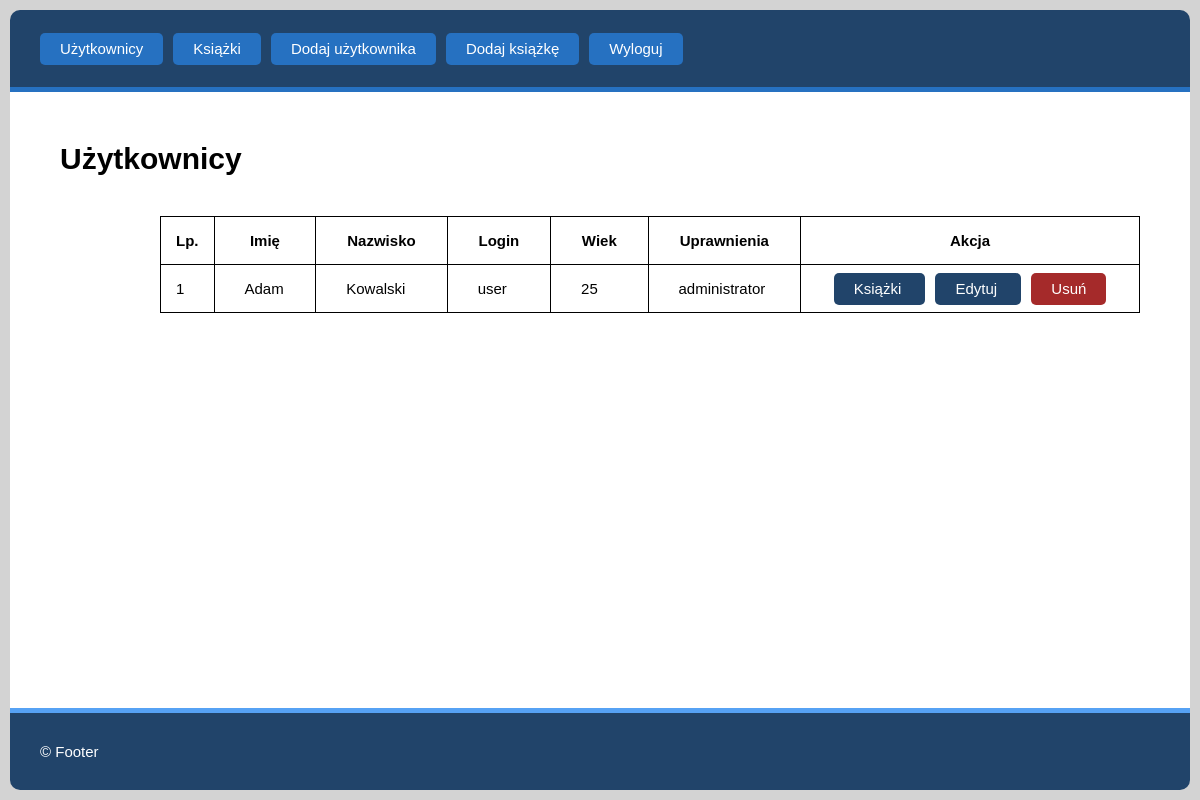
Before: /index.php?action=users/show (signed in) with the older database file.
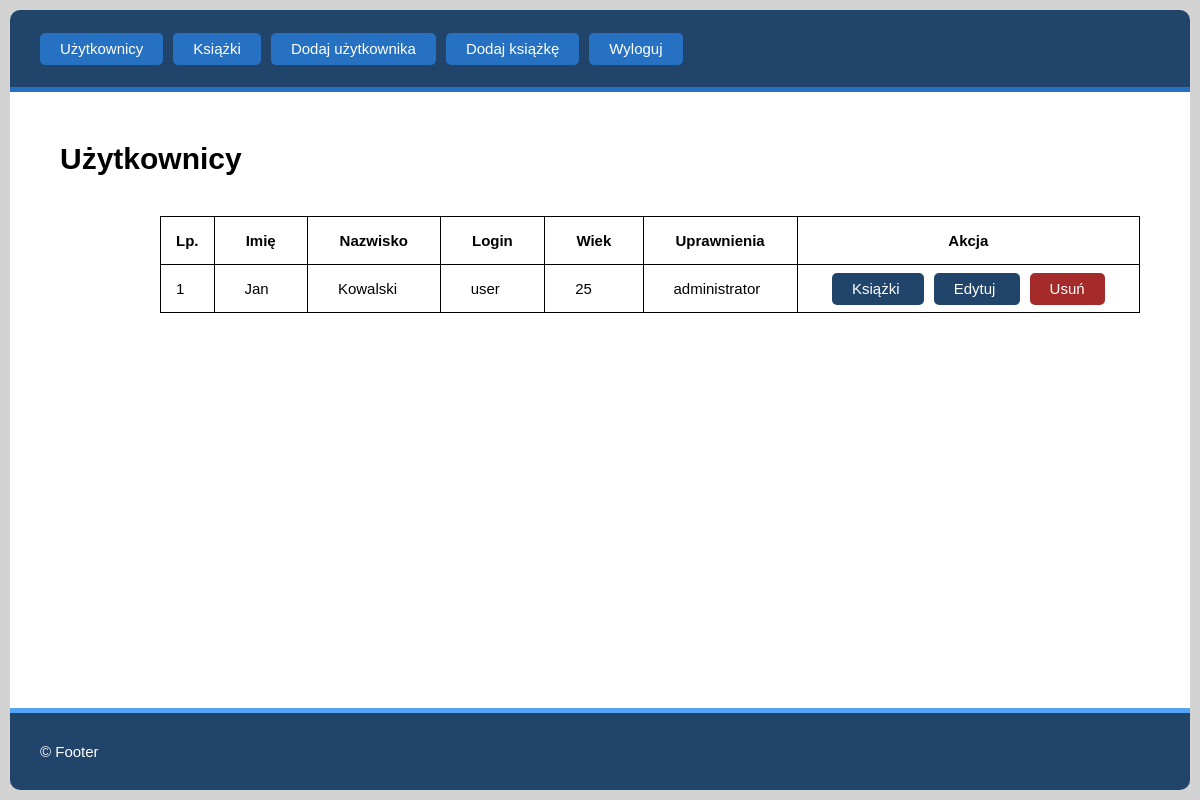
After: the same page with the newer database file.
### tables this page shows
CREATE TABLE `users` (
  `id` bigint(20) UNSIGNED NOT NULL,
  `first_name` varchar(30) NOT NULL,
  `last_name` varchar(30) NOT NULL,
  `login` varchar(20) NOT NULL,
  `password` char(40) NOT NULL,
  `age` int(10) UNSIGNED NOT NULL,
  `role_id` bigint(20) UNSIGNED DEFAULT NULL
);

CREATE TABLE `roles` (
  `id` bigint(20) UNSIGNED NOT NULL,
  `name` varchar(30) NOT NULL
);

### src/core/Renderer.php (called while the page is built, shortened)
<?php
class Renderer
{
    public function render($view, $data = array())
    {
        require_once Config::get('__MVC_VIEWS_DIR') . $view . '.php';
    }
}

### src/controllers/UsersController.php (called while the page is built, shortened)
<?php
class UsersController extends Controller
{
	public function show()
    {
        $result = $this->_pdo->get_data_from_db(self::GET_USERS_QUERY, UserModel::class);
        $this->renderer->render('show_users', array(
            'users_data' => $result,
        ));
	}
}

### src/core/MvcApplication.php (called while the page is built, shortened)
<?php
class MvcApplication
{
    private static $_instance;
    private $renderer_instance;
    private function __construct()
    {
        $this->renderer_instance = Renderer::get_instance();
        $this->render_mvc();
    }
    private function render_mvc()
    {
        try
        {
            $action_params = $this->parse_url();
            $this->controller_instance = new $controller_class_name;
            call_user_func([ $this->controller_instance, $action_params['method'] ]);
        }
        catch(LogicException $e)
        {
            $this->renderer_instance->render('_not-found');
            die;
        }
    }
    private function parse_url()
    {
        $action_type = Config::get('__MVC_DEF_METHOD');
        $separate_controller_and_method = explode('/', filter_var(rtrim($_GET['action']), FILTER_SANITIZE_URL));
        if (count($separate_controller_and_method) > 1)
        {
            $action_type = $separate_controller_and_method[1];
        }
        return array(
            'controller' => $this->parse_controller_name($separate_controller_and_method[0]),
            'method' =>     $action_type,
        );
    }
    private function parse_controller_name($controller_raw_name)
    {
        return ucfirst($controller_raw_name) . Config::get('__MVC_CONTROLLER_SUFFIX');
    }
    public static function run()
    {
        if (self::$_instance == null) self::$_instance = new MvcApplication();
    }
}

### index.php (called while the page is built, shortened)
<?php
require_once __DIR__ . __SEP__ . 'src' . __SEP__ . 'config.php';
MvcApplication::run();

### src/core/DbContext.php (called while the page is built, shortened)
<?php
class DbContext
{
    private $_db_handler;
    private function __construct()
    {
        try
        {
            $this->_db_handler = new PDO(Config::get('__DB_DSN'), Config::get('__DB_USERNAME'), Config::get('__DB_PASSWORD'),
            Config::get('__DB_INIT_COMMANDS'));
            $this->_db_handler->setAttribute(PDO::ATTR_ERRMODE, PDO::ERRMODE_EXCEPTION);
        }
        catch (PDOException $e)
        {
            echo 'Nie udało połączyć się z bazą danych.';
            die;
        }
    }
    public function get_data_from_db($sql_query, $model_clazz, $id = null)
    {
        $cursor = null;
        $data_array = array();
        if (isset($id))
        {
            $prep_statement = $this->_db_handler->prepare($sql_query);
            $prep_statement->execute(array('id_sant' => (int) $id));
            $cursor = $prep_statement;
        }
        else
        {
            $cursor = $this->_db_handler->query($sql_query);
        }
        while ($mapped_objects = $cursor->fetchObject($model_clazz))
        {
            array_push($data_array, $mapped_objects);
        }
        return $data_array;
    }
}

### src/core/Config.php (called while the page is built, shortened)
<?php
class Config
{
    private static $_values = array();
    public static function set($key, $value)
    {
        self::$_values[$key] = $value;
    }
    public static function get($key)
    {
        return self::$_values[$key];
    }
}

### src/models/UserModel.php (called while the page is built, shortened)
<?php
class UserModel
{
    protected $id;
    protected $first_name;
    protected $last_name;
    protected $login;
    protected $age;
    protected $role_name;
    public function get_id()
    {
        return $this->id;
    }
    public function get_first_name()
    {
        return $this->first_name;
    }
    public function get_last_name()
    {
        return $this->last_name;
    }
    public function get_login()
    {
        return $this->login;
    }
    public function get_age()
    {
        return $this->age;
    }
    public function get_role_name()
    {
        return $this->role_name;
    }
}

### src/views/show_users.php (the view, shortened to what the changed rows need)
<!DOCTYPE html>
<html lang="pl">
<head>
    <link rel="stylesheet" href="static/styles.css">
</head>
<body>
    <main class="app__content">
        <h1>Użytkownicy</h1>
        <div class="table-with-banner__container">
            <?php if ($data['users_data']) { ?>
                <table class="app__table">
                    <tr>
                        <th class="cell--lp">Lp.</th>
                        <th>Imię</th>
                        <th>Nazwisko</th>
                        <th>Login</th>
                        <th>Wiek</th>
                        <th>Uprawnienia</th>
                        <th>Akcja</th>
                    </tr>
                    <?php for ($i = 0; $i < count($data['users_data']); $i++) { ?>
                        <tr>
                            <td class="cell--lp"><?= $i + 1 ?></td>
                            <td><?= $data['users_data'][$i]->get_first_name() ?></td>
                            <td><?= $data['users_data'][$i]->get_last_name() ?></td>
                            <td><?= $data['users_data'][$i]->get_login() ?></td>
                            <td><?= $data['users_data'][$i]->get_age() ?></td>
                            <td><?= $data['users_data'][$i]->get_role_name() ?></td>
                            <td class="cell--center">
                                <a class="button--default button__variant--normal"
                                    href="index.php?action=books/rents&_userid=<?= $data['users_data'][$i]->get_id() ?>">
                                    Książki
                                </a>
                                <a class="button--default button__variant--normal button__variant--table"
                                    href="index.php?action=users/edit&_userid=<?= $data['users_data'][$i]->get_id() ?>">
                                    Edytuj
                                </a>
                                <a class="button--default button__variant--error"
                                    href="index.php?action=users/remove&_userid=<?= $data['users_data'][$i]->get_id() ?>">
                                    Usuń
                                </a>
                            </td>
                        </tr>
                    <?php } ?>
                </table>
            <?php } ?>
        </div>
    </main>
</body>
</html>

Changed rows visible on the page:
changed users "Kowalski": first_name "Adam" → "Jan"
